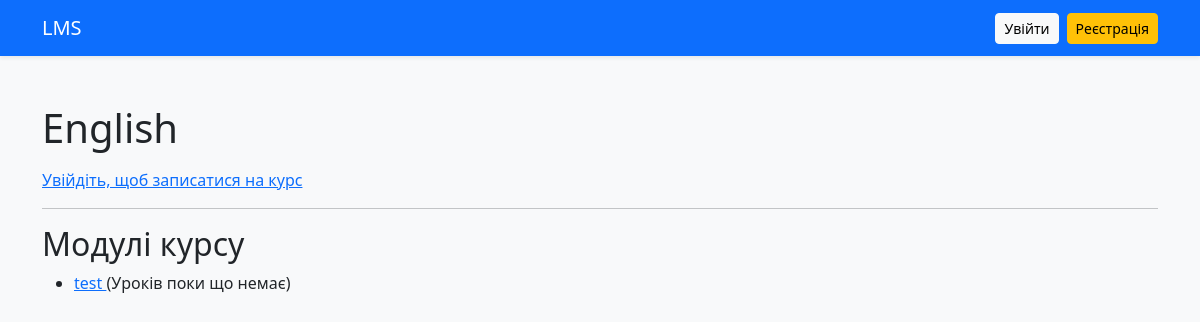
The page /course/3/ on the database as committed earlier.
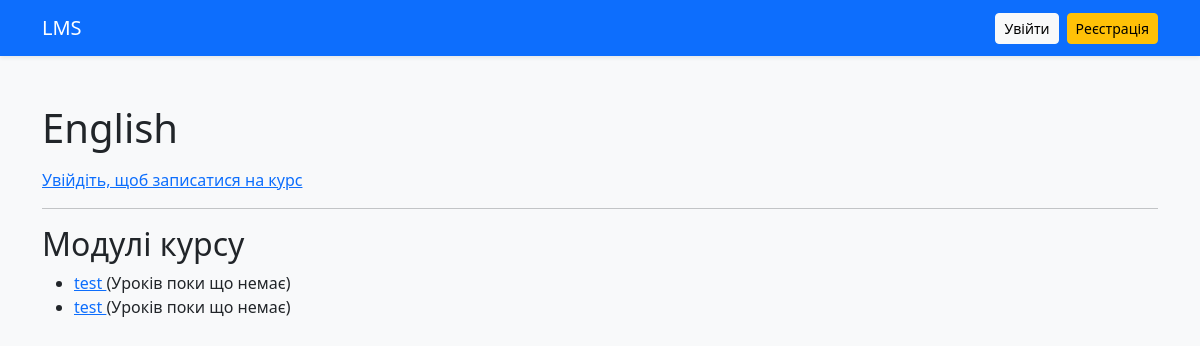
The same page on the database as committed later.
### lms/models.py (models this page shows, shortened)
class Module(models.Model):
    course = models.ForeignKey(Course, on_delete=models.CASCADE, related_name='modules')
    title = models.CharField(max_length=200)

### lms/views.py (the view)
# urls.py: path('course/<int:course_id>/', views.course_detail, name='course_detail'),
def course_detail(request, course_id):
    course = get_object_or_404(Course, id=course_id)
    enrolled = False
    if request.user.is_authenticated:
        enrolled = Enrollment.objects.filter(
            user=request.user,
            course=course
        ).exists()
    can_create_module = False
    if request.user.is_authenticated:
        if request.user.is_superuser:
            can_create_module = True
        elif hasattr(request.user, "profile"):
            if request.user.profile.role in ["teacher", "admin"]:
                can_create_module = True
    if request.method == "POST" and can_create_module:
        module_title = request.POST.get("module_title")
        if module_title:
            Module.objects.create(course=course, title=module_title)
            return redirect("course_detail", course_id=course.id)
    return render(request, "lms/course_detail.html", {
        "course": course,
        "enrolled": enrolled,
        "can_create_module": can_create_module,
    })

### lms/templates/lms/course_detail.html (shortened to what this page needs)
{% extends "base.html" %}
{% block content %}
<h1>{{ course.title }}</h1>
{% if user.is_authenticated %}
    {% if enrolled %}
        <p>Ви вже записані на цей курс</p>
    {% else %}
        <form method="post" action="{% url 'enroll_course' course.id %}">
            {% csrf_token %}
            <button type="submit">Записатися на курс</button>
        </form>
    {% endif %}
    {% if can_create_module %}
        <hr>
        <h3>Додати новий модуль</h3>
        <form method="post">
            {% csrf_token %}
            <input type="text" name="module_title" placeholder="Назва модуля" required>
            <button type="submit">Створити модуль</button>
        </form>
    {% endif %}
{% else %}
    <a href="{% url 'login' %}">Увійдіть, щоб записатися на курс</a>
{% endif %}
<hr>
<h2>Модулі курсу</h2>
<ul>
  {% for module in course.modules.all %}
    <li>
      <a href="{% url 'module_detail' module.id %}">
        {{ module.title }}
      </a>
      {% if module.lessons.count > 0 %}
        ({{ module.lessons.count }} уроки)
      {% else %}
        (Уроків поки що немає)
      {% endif %}
    </li>
  {% empty %}
    <li>Модулів поки що немає</li>
  {% endfor %}
</ul>
{% endblock %}

Rows that differ between the two databases and show on the page:
added Module: title "test", shows "(Уроків поки що немає)"
